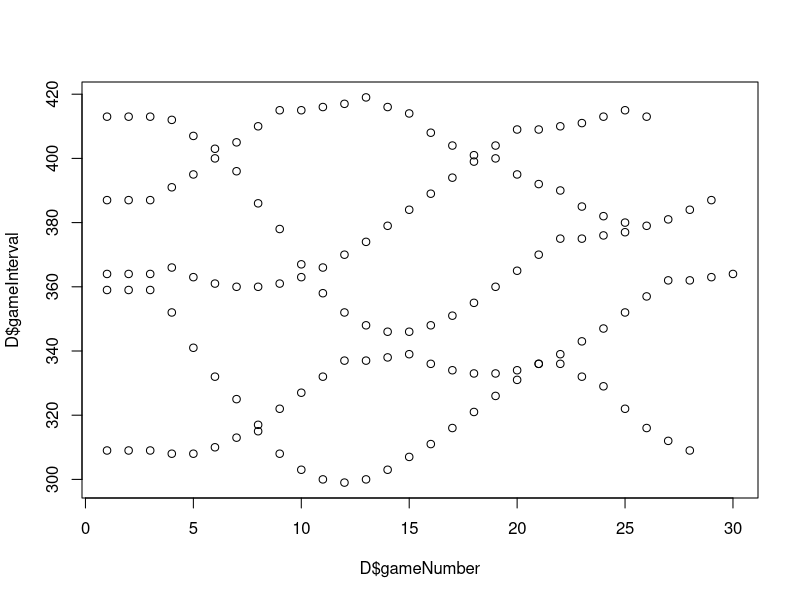
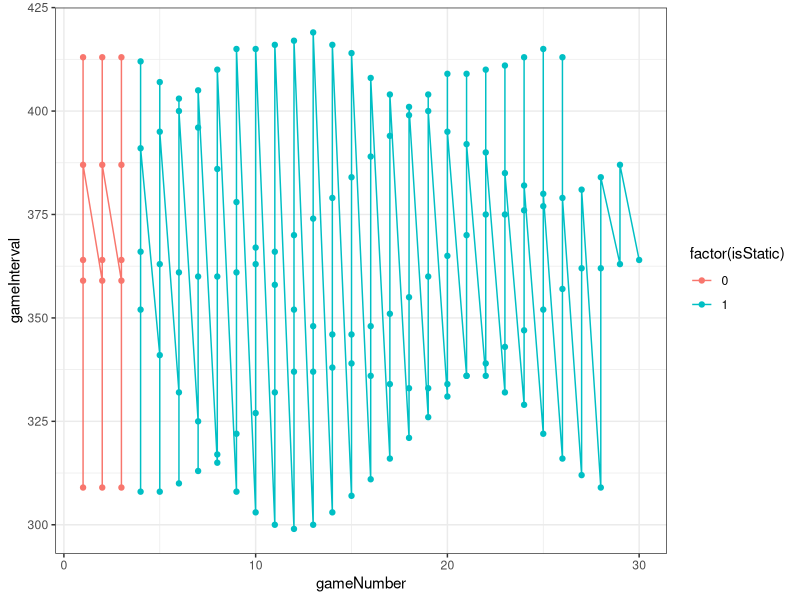
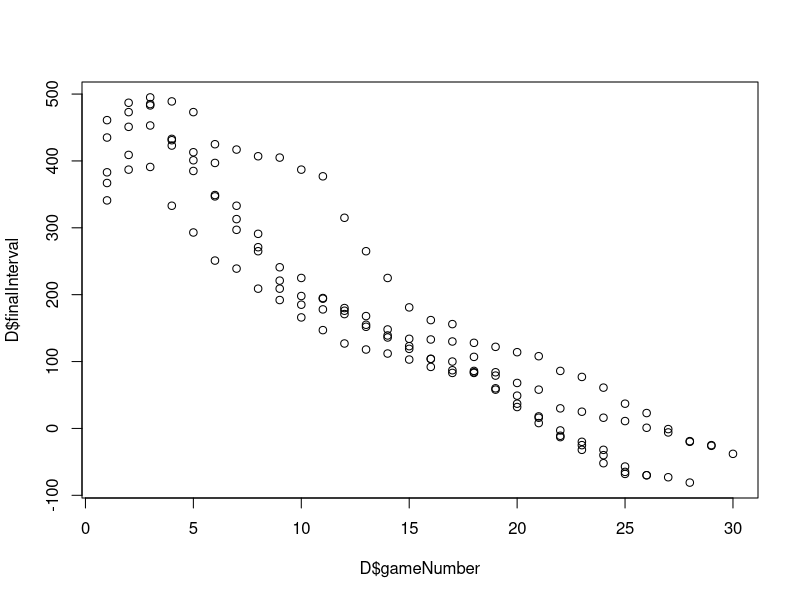
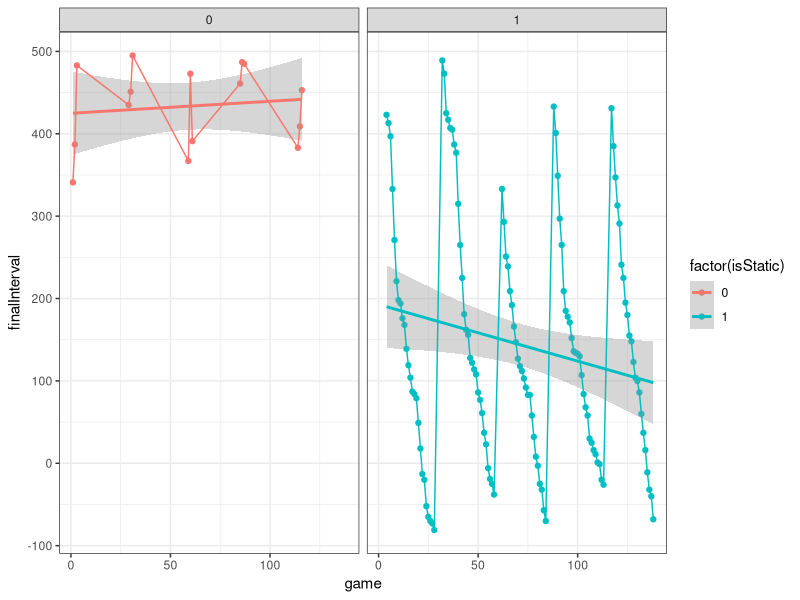
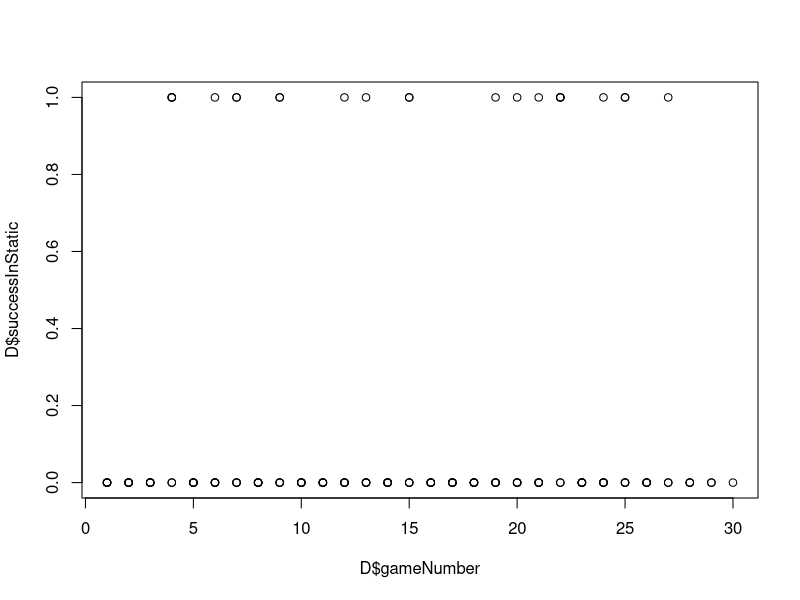
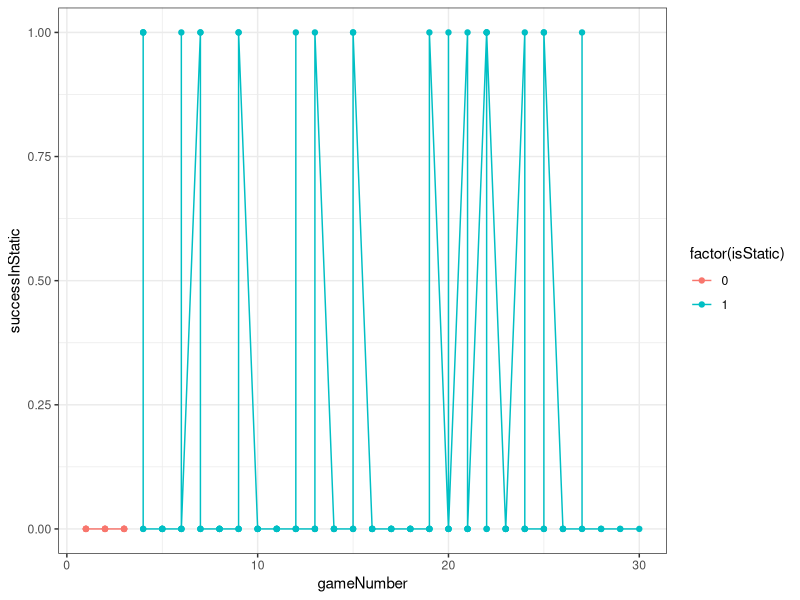
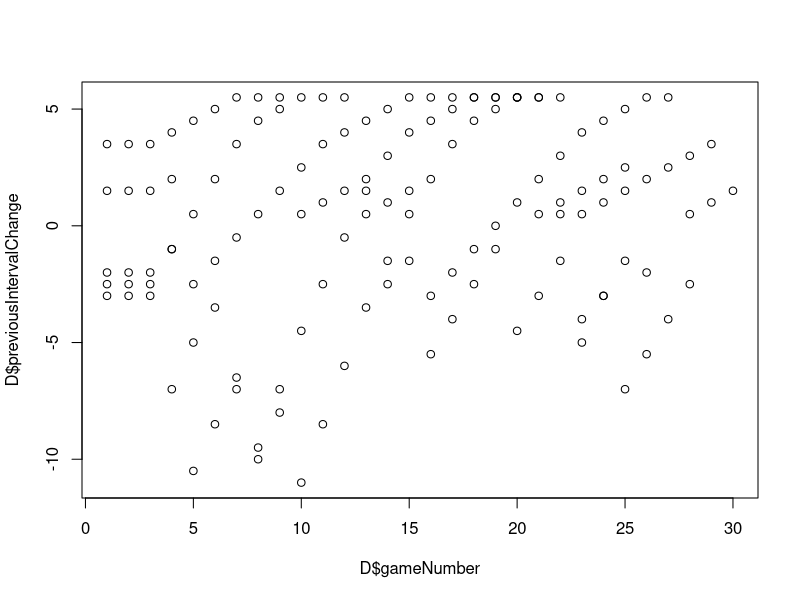
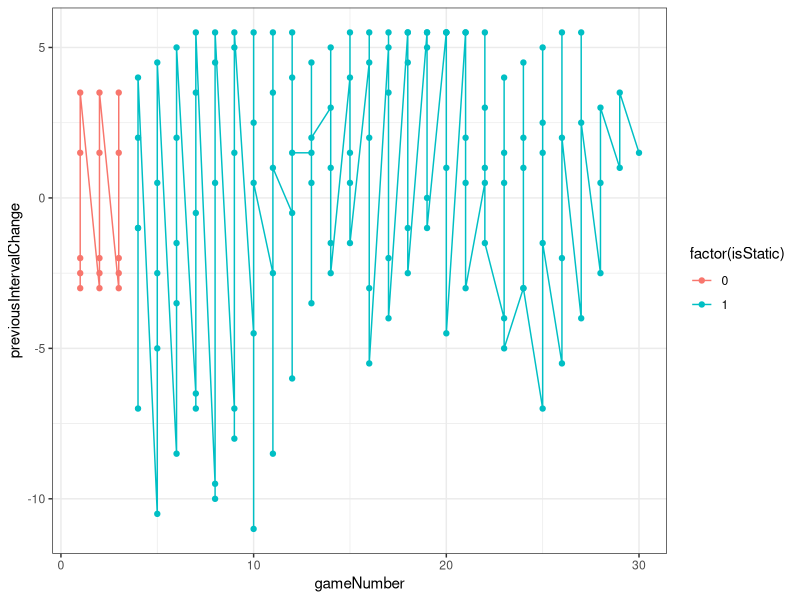

Recreate these plots in R, in order.


library(ggplot2)
library(psych)

D <- read.table('data/Pilot-JI_data.txt', sep=',', header=T)

describeBy(D, group = D$isStatic)

plot(D$gameNumber, D$gameInterval)

ggplot(D, aes(x=gameNumber, y=gameInterval, colour=factor(isStatic))) +
  geom_point() + 
  geom_line() +
  theme_bw() 
  # + facet_grid(. ~ isStatic)

plot(D$gameNumber, D$finalInterval)

ggplot(D, aes(game, y=finalInterval, colour=factor(isStatic))) +
  geom_point() + 
  stat_smooth(method="lm") +
  geom_line() +
  theme_bw() + facet_grid(. ~ isStatic)

plot(D$gameNumber, D$successInStatic)

ggplot(D, aes(gameNumber, y=successInStatic, colour=factor(isStatic))) +
  geom_point() + 
  geom_line() +
  theme_bw() 
# + facet_grid(. ~ isStatic)

plot(D$gameNumber, D$previousIntervalChange)

ggplot(D, aes(gameNumber, y=previousIntervalChange, colour=factor(isStatic))) +
  geom_point() + 
  geom_line() +
  theme_bw() 
# + facet_grid(. ~ isStatic)
